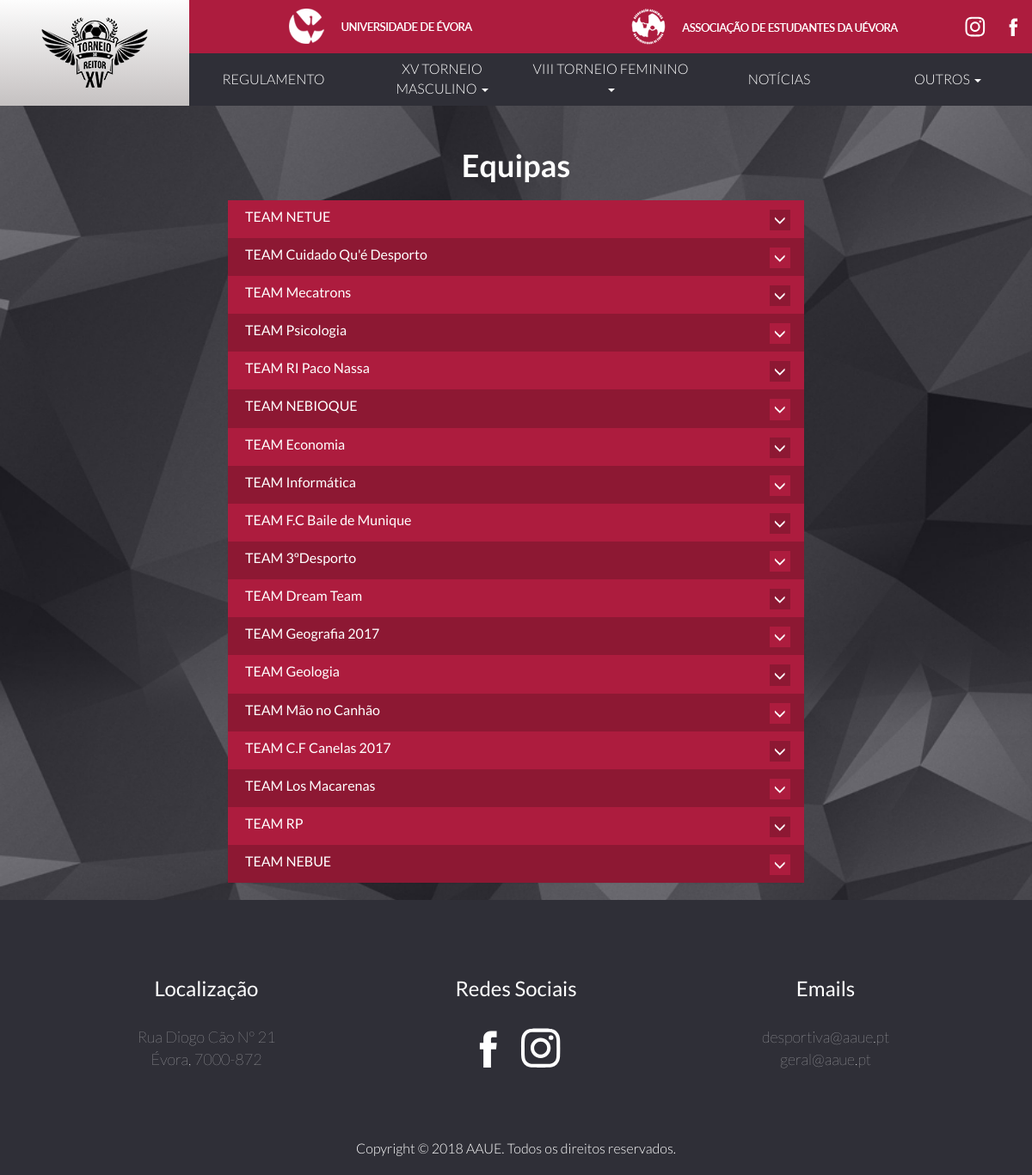
The app's page /index.php/equipas with its own data.
### tables this page shows
CREATE TABLE `tr2018_equipas` (
  `id` int(11) NOT NULL AUTO_INCREMENT,
  `nome` text,
  `pontos` int(11) DEFAULT NULL,
  `jogos` int(11) DEFAULT NULL,
  `gm` int(11) DEFAULT NULL,
  `gs` int(11) DEFAULT NULL,
  `grupo` int(11) DEFAULT NULL,
  `cart_verm` int(11) DEFAULT '0',
  `cart_amrl` int(11) DEFAULT '0',
  `castigos` int(11) DEFAULT '0',
  `pts_fairplay` int(11) DEFAULT '0',
  PRIMARY KEY (`id`)
);

### application/controllers/Equipas.php (called while the page is built, shortened)
<?php
class Equipas extends CI_Controller {
	public function __construct()
	{
		$this->load->model('equipas_model');
	}
	public function index()
	{
		$data['nomeEquipas'] = $this->equipas_model->getNomeEquipas();
		$data['nomeJogador'] = $this->equipas_model->getNomeJogadores();
		$this->load->view('template/header', $data);
		$this->load->view('equipas');
		$this->load->view('template/footer');
	}
}

### index.php (called while the page is built, shortened)
<?php
require_once BASEPATH.'core/CodeIgniter.php';

### application/views/equipas.php (the view, shortened to what this page needs)
<div class="container" >
  <h1 class="titulo">Equipas</h1>
  <div class="panel-group col-xs-8 col-xs-offset-2" id="accordion" >
    <div class="panel panel-faq">
      <?php
      $i=0;
      foreach($nomeEquipas as $equipa):?>
      <a data-toggle="collapse" data-parent="#accordion" href="#collapse<?=$i?>" style="color: inherit;"">
        <div class="panel-heading panel-heading-<?php echo $i%2; ?>">
          <div class="row">
            <div class="col-xs-11">
              <h4 class="panel-title" >
              TEAM <?php print_r( $equipa['nome'] ); ?>
              </h4>
            </div>
            <div class="col-xs-1">
              <span class="glyphicon glyphicon-menu-down seta-baixo-<?php echo $i%2; ?>">
              </span>
            </div>
          </div>
        </div>
      </a>
      <?php $i++; endforeach; ?>
    </div>
  </div>
</div>

### assets/css/custom.css (style rules this page uses)
html, body { font-family: 'Lato', sans-serif; background-image: url("../imgs/bg-grande.jpg"); background-size: cover; margin:0; padding:0; height:100%; }
.container { padding-right: 5%; padding-left: 5%; margin-top: 20px; margin-right: auto; margin-left: auto; min-height: 100%; }
.titulo { text-align: center; padding: 10px; color: white; font-weight: bolder; }
.panel-faq { border-color: #ddd; border: none; }
.panel-faq .panel-heading-0 { text-align: left; padding-left: 20px; color: white; background-color: #AD1C3E; border-color: #ddd; }
.panel-faq .panel-heading-1 { text-align: left; padding-left: 20px; color: white; background-color: #8D1833; border-color: #ddd; }
.panel-heading { border-radius: 0px; }
.seta-baixo-0 { padding:20%; background-color: #8D1833; }
.seta-baixo-1 { padding:20%; background-color: #AD1C3E; }

### records on screen
tr2018_equipas: value "NETUE"
tr2018_equipas: value "Cuidado Qu'é Desporto"
tr2018_equipas: value "Mecatrons"
tr2018_equipas: value "Psicologia"
tr2018_equipas: value "RI Paco Nassa"
tr2018_equipas: value "NEBIOQUE"
tr2018_equipas: value "Economia"
tr2018_equipas: value "Informática"
tr2018_equipas: value "F.C Baile de Munique"
tr2018_equipas: value "3ºDesporto"
tr2018_equipas: value "Dream Team"
tr2018_equipas: value "Geografia 2017"
tr2018_equipas: value "Geologia"
tr2018_equipas: value "Mão no Canhão"
tr2018_equipas: value "C.F Canelas 2017"
tr2018_equipas: value "Los Macarenas"
tr2018_equipas: value "RP"
tr2018_equipas: value "NEBUE"
